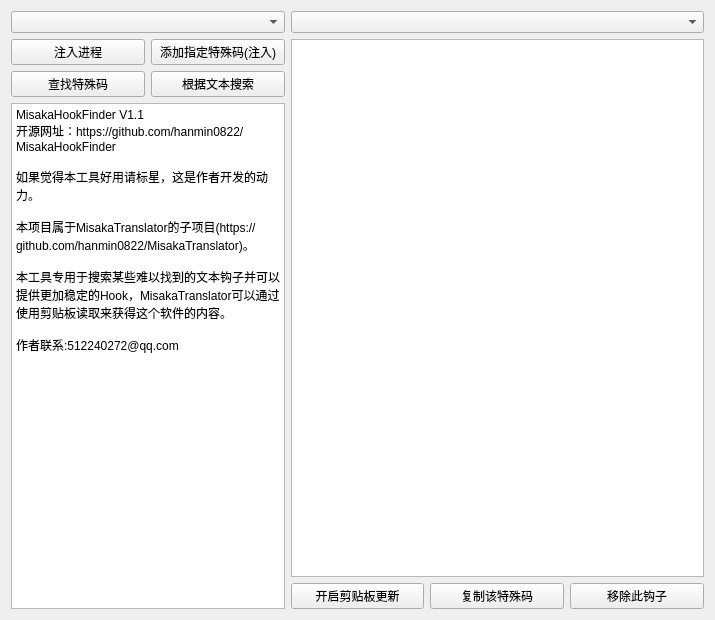
<?xml version="1.0" encoding="UTF-8"?>
<ui version="4.0">
 <class>MisakaHookFinderClass</class>
 <widget class="QMainWindow" name="MisakaHookFinderClass">
  <property name="geometry">
   <rect>
    <x>0</x>
    <y>0</y>
    <width>715</width>
    <height>620</height>
   </rect>
  </property>
  <property name="windowTitle">
   <string>MisakaHookFinder</string>
  </property>
  <widget class="QWidget" name="centralWidget">
   <layout class="QGridLayout" name="gridLayout">
    <item row="0" column="0" colspan="2">
     <widget class="QComboBox" name="ProcessesCombox">
      <property name="enabled">
       <bool>true</bool>
      </property>
      <property name="minimumSize">
       <size>
        <width>100</width>
        <height>0</height>
       </size>
      </property>
     </widget>
    </item>
    <item row="0" column="2" colspan="3">
     <widget class="QComboBox" name="HookFuncCombox"/>
    </item>
    <item row="1" column="0">
     <widget class="QPushButton" name="AttachBtn">
      <property name="minimumSize">
       <size>
        <width>50</width>
        <height>20</height>
       </size>
      </property>
      <property name="text">
       <string>注入进程</string>
      </property>
     </widget>
    </item>
    <item row="1" column="1">
     <widget class="QPushButton" name="CustomHookCodeBtn">
      <property name="enabled">
       <bool>true</bool>
      </property>
      <property name="minimumSize">
       <size>
        <width>70</width>
        <height>20</height>
       </size>
      </property>
      <property name="text">
       <string>添加指定特殊码(注入)</string>
      </property>
     </widget>
    </item>
    <item row="1" column="2" rowspan="3" colspan="3">
     <widget class="QPlainTextEdit" name="TextOutPutBox">
      <property name="readOnly">
       <bool>false</bool>
      </property>
     </widget>
    </item>
    <item row="2" column="0">
     <widget class="QPushButton" name="SearchForHookBtn">
      <property name="enabled">
       <bool>true</bool>
      </property>
      <property name="minimumSize">
       <size>
        <width>50</width>
        <height>20</height>
       </size>
      </property>
      <property name="text">
       <string>查找特殊码</string>
      </property>
     </widget>
    </item>
    <item row="2" column="1">
     <widget class="QPushButton" name="SearchForTextBtn">
      <property name="enabled">
       <bool>true</bool>
      </property>
      <property name="minimumSize">
       <size>
        <width>70</width>
        <height>20</height>
       </size>
      </property>
      <property name="text">
       <string>根据文本搜索</string>
      </property>
     </widget>
    </item>
    <item row="3" column="0" rowspan="2" colspan="2">
     <widget class="QPlainTextEdit" name="ConsoleTextBox">
      <property name="minimumSize">
       <size>
        <width>100</width>
        <height>0</height>
       </size>
      </property>
      <property name="readOnly">
       <bool>false</bool>
      </property>
      <property name="plainText">
       <string>MisakaHookFinder V1.1
开源网址：https://github.com/hanmin0822/MisakaHookFinder

如果觉得本工具好用请标星，这是作者开发的动力。

本项目属于MisakaTranslator的子项目(https://github.com/hanmin0822/MisakaTranslator)。

本工具专用于搜索某些难以找到的文本钩子并可以提供更加稳定的Hook，MisakaTranslator可以通过使用剪贴板读取来获得这个软件的内容。

作者联系:512240272@qq.com
</string>
      </property>
     </widget>
    </item>
    <item row="4" column="2">
     <widget class="QPushButton" name="ClipbordFlushBtn">
      <property name="text">
       <string>开启剪贴板更新</string>
      </property>
     </widget>
    </item>
    <item row="4" column="3">
     <widget class="QPushButton" name="CopyHookCodeBtn">
      <property name="text">
       <string>复制该特殊码</string>
      </property>
     </widget>
    </item>
    <item row="4" column="4">
     <widget class="QPushButton" name="RemoveHookBtn">
      <property name="text">
       <string>移除此钩子</string>
      </property>
     </widget>
    </item>
   </layout>
  </widget>
 </widget>
 <layoutdefault spacing="6" margin="11"/>
 <resources>
  <include location="MisakaHookFinder.qrc"/>
 </resources>
 <connections/>
</ui>
